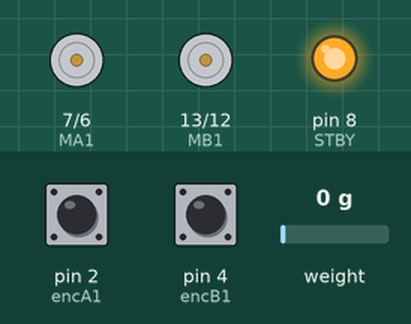
Recording of a sketch running on a simulated Arduino Uno, built with avr-gcc and run on an emulated ATmega328P. Shown: motor-driver pin pairs drawn as motors (green arrow = first pin HIGH = forward, orange = second pin HIGH = backward, longer = more drive, scaled by the enable pin, stopped while the standby pin is LOW), output pins drawn as LEDs (lit = HIGH). The inputs (shaded band) are chosen by the test bench; at power-on: weight on the scale 0 g, pin 2 (encA1) HIGH, pin 4 (encB1) HIGH.

Above: at 2.2 s.
2.3 s: weight on the scale set to 120 g
3.8 s: weight on the scale set to 137 g
At 4.18 s:
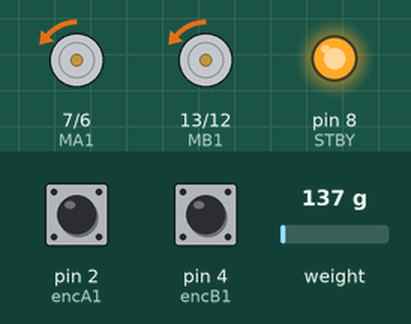
6.8 s: weight on the scale set to 1250 g
At 8.21 s:
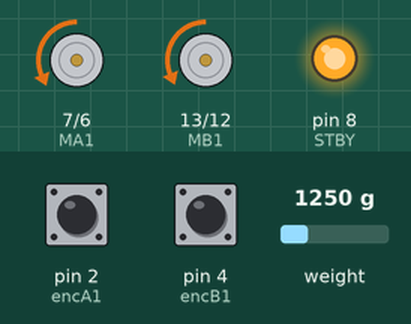
9.8 s: weight on the scale set to 205 g
At 10.27 s:
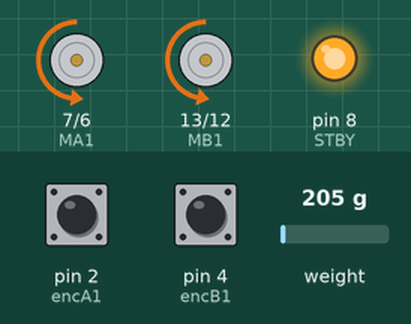
12.8 s: weight on the scale set to 2500 g
Timing chart, 0 to 16.0 s (numbered marks = the images above; inputs shaded):
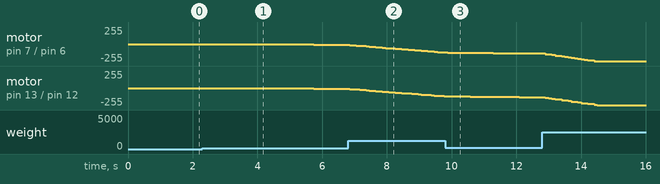

The sketch:

main_template.ino
```cpp
#include <Integrator.h>
#include <MsTimer2.h>
#include <Cache.h>
#include <Derivative.h>
#include <PinChangeInterrupt.h>
#include <PinChangeInterruptBoards.h>
#include <PinChangeInterruptPins.h>
#include <PinChangeInterruptSettings.h>
#include <HX711.h>


// SAMPLING CONFIG
double Ts_ms = 10;
double Ts_s = Ts_ms / 1000.00;
double dt_s;
// DEVICE PARAMS
double WHEEL_RADIUS = 0.032; // meters
double GEAR_RATIO = 1 / 30.00;
double CPR = 12; // counts per rev
double COUNT_TO_LINEAR = (1 / CPR) * (GEAR_RATIO) * (2 * PI) * WHEEL_RADIUS;

// DATA LOGGING **********************************8*

struct {
  int16_t countA;
  int16_t countB;

  double countA_vel;
  double countB_vel;

  double countA_acc;
  double countB_acc;


  double pos_sp; //set point
  double vel_sp;
  double acc_sp;

  float pwmA;
  float pwmB;

  float force;
  double timestamp;
} typedef datlog_s;

datlog_s ds;

unsigned long elapsed_time;
double elapsed_time_s = elapsed_time;
unsigned long prev_time;
unsigned long CONV_FACTOR = 1000000; // us / s


void update_time(unsigned long& time_elapsed, unsigned long& prev_time );
void log_data(datlog_s& ds, const unsigned long& timestamp);
void print_data_formatted(const datlog_s& ds);
void print_data_raw(datlog_s ds);


// MOTOR START*******************************************
#define MA1 7
#define MA2 6
#define MB1 13
#define MB2 12
#define PWMA 9
#define PWMB 10
#define STBY 8

//encoder interrupt pins
#define encA1 2
#define encA2 A4 // grey
#define encB1 4
#define encB2 A5 // purple

// variables storing encoder counts
volatile int16_t cntA = 0;
volatile int16_t cntA_prev = 0;
volatile int16_t dcntA;

volatile int16_t cntB = 0;
volatile int16_t cntB_prev = 0;
volatile int16_t dcntB;

volatile double cntA_dot = 0;
volatile double cntA_dot_prev = 0;
volatile double dcntA_dot;

volatile double cntB_dot = 0;
volatile double cntB_dot_prev = 0;
volatile double dcntB_dot;

volatile double cntA_acc = 0;
volatile double cntB_acc = 0;

uint8_t filter_window_width = 3;

// derivative blocks
Derivative diffA(Ts_s, filter_window_width);
Derivative diffB(Ts_s, filter_window_width);

// increments the encoder counts for motors A and B
void increA();
void increB();

// estimate velocity and accel
void estimatePose();
void estimateVelocity();
void estimateAcceleration();

// set pin direction of motor pins
void init_motor_pins();

// set motor speed and direction
void run_motorA(int PWM);
void run_motorB(int PWM);

float pwmA;
float pwmB;

// LOAD CELL START*******************************************
// serial clock
#define SCK A3 // yellow
// serial data
#define SDA A2 // orange

// factor which scales force readings to correct value
float calibration_factor = -185000.51;

// variable which holds force measurement value
float force;

// instantiate HX711 object which is responsible for measuring force input
HX711 scale(SDA, SCK);


// CONTROL ************************************************

volatile double prevt;
volatile double dt;
Integrator acc_int(Ts_s);
Integrator vel_int(Ts_s);

// desired mass of the device
double Md = 2; // kg
// desired damping ratio
double Bd = 4;

double ALPHA = 1 / COUNT_TO_LINEAR;

// pose setpoint
double acc_sp = 0;
double vel_sp = 0;
double pos_sp = 0;

// pose estimation from encoder cntA,B and cntA,B_dot
double accA;
double velA;
double posA;

double accB;
double velB;
double posB;

// found this at Ts = 10ms using Ziegler-Nichols tuning method
// position PD controller
double Kp_A = 0.8 * 2095;
double Kp_B = 0.8 * 2040;

double Td_A = 0.167 / 8 ;
double Td_B = 0.1625 / 8 ;

// flag indicating new force measurement ready
bool ready_to_read = false;

// determine pose setpoint from force measurement
void do_admittance_control();

// apply PD position controller
void do_position_control();

void do_control();

void setup() {

  Serial.begin(9600);
  // zero out load cell
  pinMode(SDA, INPUT);
  pinMode(SCK, OUTPUT);
  scale.tare();
  // set calib factor
  scale.set_scale(calibration_factor);

  init_motor_pins();
  prev_time = micros();

  // run controller ever Ts_ms milliseconds
  MsTimer2::set(Ts_ms, do_control);
  MsTimer2::start();
  prevt = micros();
  //pos_sp = 0.1/COUNT_TO_LINEAR;
//  Serial.println("Md = " + String(Md) + "," + "Bd = " + String(Bd) + "," );
}


void loop() {
  update_time(elapsed_time, prev_time);
  //  elapsed_time_s = double(elapsed_time / 100000);
  // measure force from load cell in pounds
  //  force = scale.get_units();

  // DO FILTERING

  // DO CONTROL

  do_control();
  // log data
  //log_data(ds,elapsed_time);
  //print_data_raw(ds);

  //Serial.println(String(elapsed_time_s) + "," + String(force) + "," + String(acc_sp ) + "," + String(vel_sp )+ "," + String(pos_sp));
  Serial.println(String(elapsed_time) + "," + String(force) + "," + String(pos_sp ) + "," + String(vel_sp ) + "," + String(acc_sp) + "," + String(posA ) + "," + String(velA ) + "," + String(accA)+ "," + String(pwmA));

}


// MOTOR START*******************************************
// increments the encoder counts for motors A and B
void increA() {
  if (digitalRead(encA2)) {
    cntA ++;
  } else {
    cntA--;
  }
}
void increB() {
  if (!digitalRead(encB2)) {
    cntB ++;
  } else {
    cntB--;
  }
}

// set pin direction of motor pins
void init_motor_pins() {
  //Control the direction of motor 2, 01 is positive, 10 is reverse.
  pinMode(MA1, OUTPUT);
  pinMode(MA2, OUTPUT);
  pinMode(MB1, OUTPUT);
  pinMode(MB2, OUTPUT);
  pinMode(PWMA, OUTPUT);//PWM of left motor
  pinMode(PWMB, OUTPUT);//PWM of right motor
  pinMode(STBY, OUTPUT);//enable TB6612FNG
  pinMode(encA1, INPUT);
  pinMode(encA2, INPUT);
  pinMode(encB1, INPUT);
  pinMode(encB2, INPUT);
  digitalWrite(STBY, HIGH);
  attachInterrupt(digitalPinToInterrupt(encA1), increA, RISING);
  attachPinChangeInterrupt(digitalPinToPinChangeInterrupt(encB1), increB, RISING);
  interrupts();
}

// set motor speed and direction
void run_motorA(int PWM) {

  if (PWM < 0) {
    digitalWrite(MA1, HIGH);
    digitalWrite(MA2, LOW);
    PWM *= -1;
  } else {
    digitalWrite(MA1, LOW);
    digitalWrite(MA2, HIGH);

  }

  if (PWM < 0) PWM = 0;
  if (PWM > 255) PWM = 255;

  analogWrite(PWMA, PWM);
}

void run_motorB(int PWM) {

  if (PWM < 0) {
    digitalWrite(MB1, HIGH);
    digitalWrite(MB2, LOW);
    PWM *= -1;
  } else {
    digitalWrite(MB1, LOW);
    digitalWrite(MB2, HIGH);

  }

  if (PWM < 0) PWM = 0;
  if (PWM > 255) PWM = 255;

  analogWrite(PWMB, PWM);
}

// CONTROL START ************************************************

// estimate velocity and accel
void estimateVelocity() {
  dcntA = cntA - cntA_prev;
  cntA_prev = cntA;

  dcntB = cntB - cntB_prev;
  cntB_prev = cntB;

  cntA_dot = diffA.step(dcntA);
  cntB_dot = diffB.step(dcntB);

  velA = cntA_dot * COUNT_TO_LINEAR;
  velB = cntB_dot * COUNT_TO_LINEAR;
}

void estimateAcceleration() {
  dcntA_dot = cntA_dot - cntA_dot_prev;
  cntA_dot_prev = cntA_dot;

  dcntB_dot = cntB_dot - cntB_dot_prev;
  cntB_dot_prev = cntB_dot;

  cntA_acc = diffA.step(dcntA_dot);
  cntB_acc = diffB.step(dcntB_dot);
  accA = cntA_acc * COUNT_TO_LINEAR;
  accB = cntB_acc * COUNT_TO_LINEAR;
}


// determine pose setpoint from force measurement
void do_admittance_control() {
  ready_to_read = scale.is_ready();

  if (ready_to_read) {

//    force = 4.44822 * scale.get_units(); //convert lbf to N
    force = 3.5 * scale.get_units(); //convert lbf to N
    if (force <= 0.45) {
      force = 0;
      acc_sp = 0;
      vel_sp = 0;
    }
    //acc_sp = (force + Bd*vel_sp)/Md;
    acc_sp = (force - Bd * vel_sp) / Md; // acceleration of encoder counts

    //max acc 40
    if (acc_sp >= 40) {
      acc_sp = 40;
    }
    else if (acc_sp <= -40) {
      acc_sp = -40;
    }
    dt = (micros()-prevt)/1000000.00;
    prevt = micros();
    vel_sp = acc_int.stept(acc_sp,dt);
    //vel_sp = acc_int.step(acc_sp); // velocity of encoder counts

    if(vel_sp >= .7) vel_sp = .7;

    if (force <= 0.45) {
      force = 0;
      acc_sp = 0;
      vel_sp = 0;
    }
    //pos_sp = vel_int.step(vel_sp); // position (number) of encoder counts
    pos_sp = acc_int.stept(vel_sp,dt);
    //  vel_sp *= ALPHA;
    //  pos_sp *= ALPHA;
  }


}

// apply PD position controller
void do_position_control() {
  estimateVelocity();
//    estimateAcceleration();
  posA = cntA * COUNT_TO_LINEAR;
  posB = cntB * COUNT_TO_LINEAR;
  //  pwmA = Kp_A *( ( pos_sp - cntA  ) + Td_A * (vel_sp - cntA_dot));
  //  pwmB = Kp_B *( ( pos_sp - cntB  ) + Td_B * (vel_sp - cntB_dot));
  pwmA = Kp_A * ( ( pos_sp - posA  ) + Td_A * (vel_sp - velA));
  pwmB = Kp_B * ( ( pos_sp - posB  ) + Td_B * (vel_sp - velB));

  run_motorA(pwmA);
  run_motorB(pwmB);
//  run_motorA(0);
//  run_motorB(0);

}

void do_control() {
  // estimate device pose
  do_admittance_control();
  do_position_control();
}


// DATA LOGGING START*******************************************


void update_time(unsigned long& time_elapsed, unsigned long& prev_time ) {
  time_elapsed += micros() - prev_time;
  dt_s = (micros() - prev_time)/100000;
  prev_time = micros();
}

void log_data(datlog_s& ds, const unsigned long& timestamp) {
  ds.timestamp = (double)(timestamp) / (double)(CONV_FACTOR);
  ds.countA = cntA;
  ds.countB = cntB;
  ds.force = force;
}

void print_data_formatted(const datlog_s& ds) {
  Serial.print("timestamp: " + String(ds.timestamp) + " // ");
  Serial.print("(countA,countB) : (" + String(ds.countA) + "," + String(ds.countB) + ") // ");
  Serial.println("force : " + String(ds.force));
}

void print_data_raw(datlog_s ds) {
  Serial.println(String(ds.timestamp) + "," + String(ds.countA) + "," + String(ds.countB) + "," + String(ds.force));
}
```

Measured:
- after the input at 2.3 s, every drawn part: stays the same
- after the input at 3.8 s, motor on pin 7 (MA1) / pin 6 (MA2): moves from stopped to backward 12/255 over 2.7 s, starting after 0.23 s; motor on pin 13 (MB1) / pin 12 (MB2): moves from stopped to backward 11/255 over 2.5 s, starting after 0.23 s
